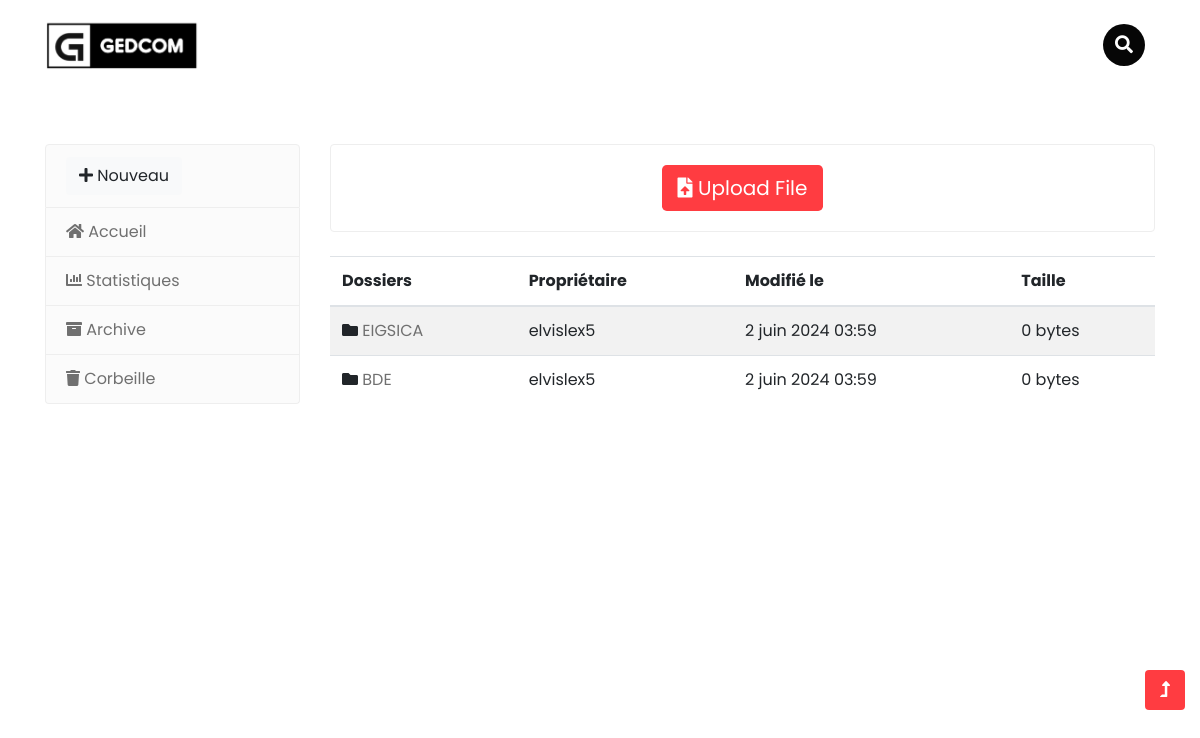
Page /directory_list/ (signed in) on the earlier database version.
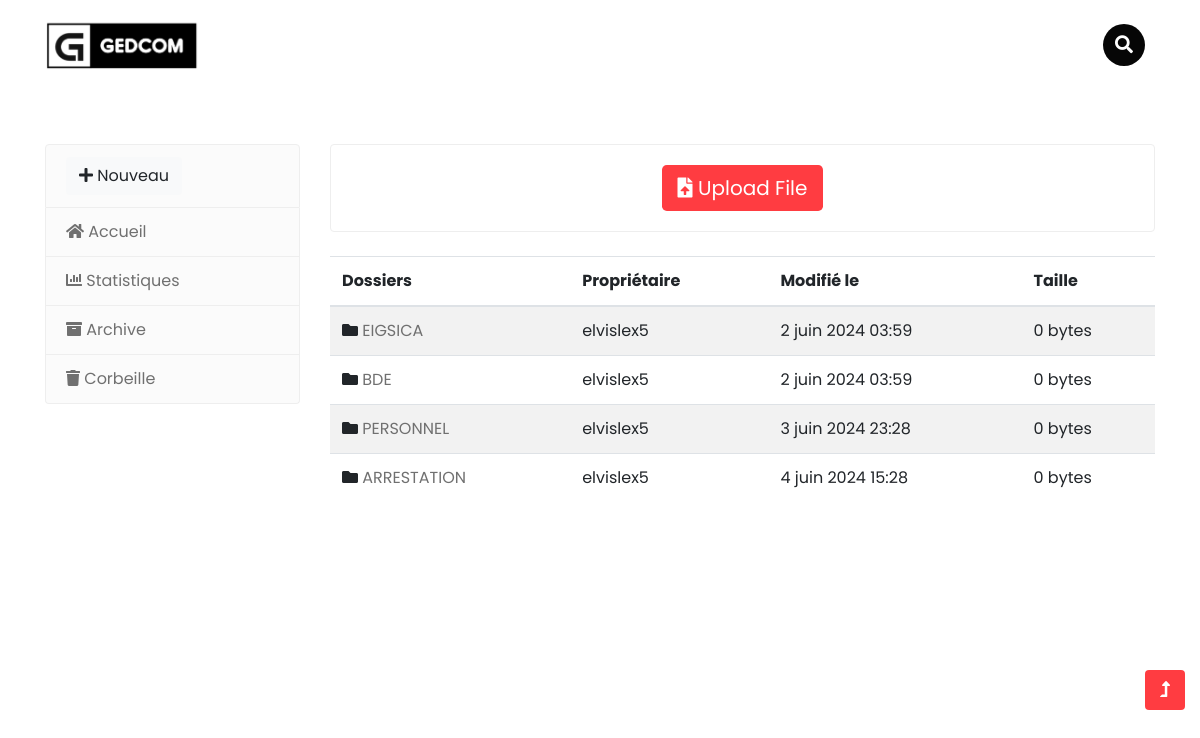
Same page on the later database version.
### ged/models.py (models this page shows, shortened)
class Directory(models.Model):
    name = models.CharField(max_length=100)
    parent = models.ForeignKey('self', null=True, blank=True, related_name='subdirectories', on_delete=models.CASCADE)
    created_at = models.DateTimeField(auto_now_add=True)
    owner = models.ForeignKey(User, on_delete=models.CASCADE)
    last_modified = models.DateTimeField(auto_now=True)
    size = models.IntegerField(default=0)

### ged/views.py (the view)
# urls.py: path('directory_list/', views.directory_list, name='directory_list'),
@login_required
def directory_list(request):
    directories = Directory.objects.filter(parent=None)
    return render(request, 'ged/list.html', {'directories': directories})

### ged/templates/ged/list.html (shortened to what this page needs)
{% extends 'base.html' %}
{% block content %}
            <div class="col-md-9">
                <div class="card mb-4">
                    <div class="card-body text-center">
                        <a href="{% url 'add_document' %}" class="btn btn-primary btn-lg">
                            <i class="fas fa-file-upload"></i> Upload File
                        </a>
                    </div>
                </div>
                <table class="table table-striped">
                    <thead>
                        <tr>
                            <th>Dossiers</th>
                            <th>Propriétaire</th>
                            <th>Modifié le</th>
                            <th>Taille</th>
                        </tr>
                    </thead>
                    <tbody>
                        {% for directory in directories %}
                            <tr>
                                <td>
                                    <i class="fa fa-folder"></i>
                                    <a href="{% url 'directory_detail' directory.id %}">{{ directory.name }}</a>
                                </td>
                                <td>{{ directory.owner.username }}</td>
                                <td>{{ directory.last_modified }}</td>
                                <td>{{ directory.size }} bytes</td>
                            </tr>
                        {% endfor %}
                    </tbody>
                </table>
            </div>
{% endblock content %}

### templates/base.html (shortened to what this page needs)
{% load static %}
<!doctype html>
<html lang="en">
<head>
    <link rel="stylesheet" href="{% static 'ged/css/style-liberty.css' %}">
</head>
<body>
    <header id="site-header" class="fixed-top">
        <div class="container">
            <nav class="navbar navbar-expand-lg stroke">
                <a class="navbar-brand" href="{% url 'directory_list' %}">
                    <img src="{% static 'ged/images/logo.png' %}" alt="Your logo" title="Your logo" style="height:50px;" />
                </a>
                <div class="search-right ml-lg-3">
                    <div class="search-container">
                        <form action="/search" method="get">
                            <label class="button searchbutton" for="searchright"><i class="fas fa-search"></i></label>
                        </form>
                    </div>
                </div>
            </nav>
        </div>
    </header>
    <br><br><br><br><br><br>
    <div class="container">
        <div class="row">
            <aside class="col-md-3  ">
                <div class="aside-content">
                    <ul class="list-group">
                        <li class="list-group-item">
                            <div class="dropdown">
                              <button class="btn btn-light dropdown-toggle" type="button" id="dropdownMenuButton" data-toggle="dropdown" aria-haspopup="true" aria-expanded="false">
                                <i class="fas fa-plus"></i>   Nouveau
                              </button>
                            </div>
                        </li>
                        <li class="list-group-item">
                            <i class="fas fa-home"></i>
                            <a href="{% url 'directory_list' %}">Accueil</a>
                        </li>
                        <li class="list-group-item">
                            <i class="fas fa-chart-bar"></i>
                            <a href="{% url 'statistics' %}">Statistiques</a>
                        </li>
                        <li class="list-group-item">
                            <i class="fas fa-archive"></i>
                            <a href="{% url 'archived_documents' %}">Archive</a>
                        </li>
                        <li class="list-group-item">
                            <i class="fas fa-trash"></i>
                            <a href="#">Corbeille</a>
                        </li>
                    </ul>
                </div>
            </aside>
            {% block content %}
            {% endblock content %}
        </div>
    </div>
    <button onclick="topFunction()" id="movetop" title="Go to top">
        <span class="fas fa-level-up-alt" aria-hidden="true"></span>
    </button>
</body>
</html>

Differences in the rows shown:
added Directory: name "PERSONNEL", owner.username "elvislex5", last_modified "3 juin 2024 23:28", size "0"
added Directory: name "ARRESTATION", owner.username "elvislex5", last_modified "4 juin 2024 15:28", size "0"
